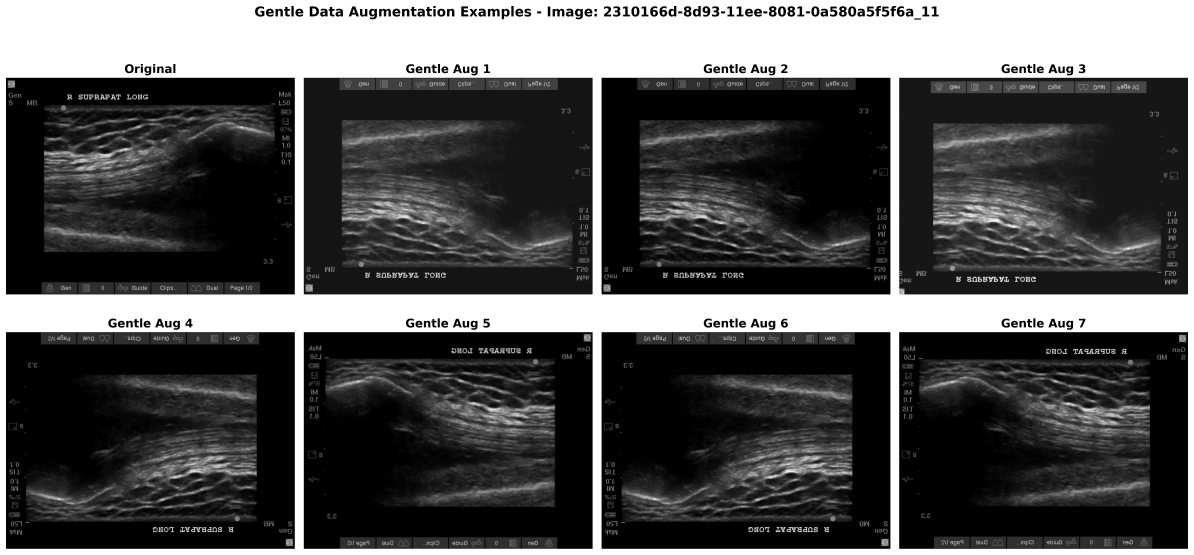
#> input picture results/preprocessing/1.png, 5970 x 2774 px, given as the content of the folder image/raw, which was not available (shown at 1/5 size)
$ python visualize.py
#> lines starting #> are read from the running program, lines starting #| are printed output that depends on the picture; pictures that were not available may be replaced by others from this repository, and a replacement may not be noted
### src/preprocessing/transforms.py
from typing import Dict, List, Optional, Tuple, Any
from abc import ABC, abstractmethod
import logging
import cv2
import numpy as np
from skimage.segmentation import active_contour
from skimage.filters import gaussian
from skimage.morphology import remove_small_objects, remove_small_holes
from skimage.draw import polygon2mask

logger = logging.getLogger(__name__)


class Transform(ABC):
    """Base class cho transforms"""

    @abstractmethod
    def __call__(self, image, mask=None):
        pass

    def get_params(self):
        return {}


class CLAHETransform(Transform):
    """CLAHE
    Cải thiện local contrast ultrasound"""

    def __init__(self, clip_limit=2.0, tile_grid_size=(8, 8)):
        self.clip_limit = clip_limit
        self.tile_grid_size = tile_grid_size

    def __call__(self, image, mask=None):
        clahe = cv2.createCLAHE(clipLimit=self.clip_limit, tileGridSize=self.tile_grid_size)
        enhanced_image = clahe.apply(image)
        return enhanced_image, mask


class FixedCrop(Transform):
    """Crop cố định để focus vào knee joint ROI"""

    def __init__(self, crop_top=62, crop_bottom=94, crop_left=84, crop_right=44):
        self.crop_top = crop_top
        self.crop_bottom = crop_bottom
        self.crop_left = crop_left
        self.crop_right = crop_right

    def __call__(self, image, mask=None):
        h, w = image.shape[:2]

        y1 = max(0, self.crop_top)
        y2 = min(h, h - self.crop_bottom)
        x1 = max(0, self.crop_left)
        x2 = min(w, w - self.crop_right)

        cropped_image = image[y1:y2, x1:x2]
        cropped_mask = mask[y1:y2, x1:x2] if mask is not None else None

        return cropped_image, cropped_mask


class SnakeROI(Transform):
    """Active contour (Snake) ROI extraction cho ultrasound

    SnakeROI dùng active contour algorithm để tự động tìm và crop vùng anatomical
    ROI bằng cách detect boundary giữa ultrasound content và black background.
    Phương pháp này robust hơn simple thresholding vì có thể handle dark regions
    trong anatomy.

    Quy trình:
    1. Detect black border regions qua thresholding + connectivity analysis
    2. Initialize snake ellipse quanh detected content region
    3. Evolve snake để fit ROI boundary dùng edge + smoothness forces
    4. Mask và crop image về extracted ROI

    Args:
        alpha: Snake tension (elasticity/contraction). Thấp hơn = expand nhiều hơn
        beta: Snake rigidity (smoothness). Cao hơn = contour mượt hơn
        w_edge: Weight cho edge attraction forces
        gamma: Time stepping parameter
        max_iterations: Max snake evolution iterations
        intensity_threshold: Threshold detect black pixels
        blur_sigma: Gaussian blur sigma cho preprocessing
        snake_points: Số points trong snake contour
        content_padding: Padding factor cho snake init (0.45 = 90% của region)
    """

    # [136 lines left out: functions __init__, __call__, _detect_content_region, _initialize_snake, _run_active_contour, _apply_snake_crop, not called in this run]


class HistogramEqualization(Transform):
    """Global histogram equalization"""

    def __call__(self, image, mask=None):
        if image.dtype != np.uint8:
            image = (image * 255).astype(np.uint8) if image.max() <= 1 else image.astype(np.uint8)

        equalized = cv2.equalizeHist(image)
        return equalized, mask


class GaussianBlur(Transform):
    """Gaussian blur để reduce speckle noise"""

    def __init__(self, kernel_size=3, sigma=1.0):
        self.kernel_size = kernel_size
        self.sigma = sigma

    def __call__(self, image, mask=None):
        blurred = cv2.GaussianBlur(image, (self.kernel_size, self.kernel_size), self.sigma)
        return blurred, mask


class Sharpening(Transform):
    """Unsharp masking để enhance edges"""

    def __init__(self, alpha=1.5, sigma=1.0):
        self.alpha = alpha
        self.sigma = sigma

    def __call__(self, image, mask=None):
        blurred = cv2.GaussianBlur(image, (0, 0), self.sigma)
        sharpened = cv2.addWeighted(image, 1 + self.alpha, blurred, -self.alpha, 0)

        if image.dtype == np.uint8:
            sharpened = np.clip(sharpened, 0, 255).astype(np.uint8)
        else:
            sharpened = np.clip(sharpened, 0, 1)

        return sharpened, mask


class IntensityNormalization(Transform):
    """Intensity normalization: minmax hoặc zscore"""

    def __init__(self, method="minmax", target_range=(0, 1)):
        self.method = method
        self.target_range = target_range

    def __call__(self, image, mask=None):
        image_float = image.astype(np.float32)

        if self.method == "minmax":
            min_val, max_val = image_float.min(), image_float.max()
            if max_val > min_val:
                normalized = (image_float - min_val) / (max_val - min_val)
                range_min, range_max = self.target_range
                normalized = normalized * (range_max - range_min) + range_min
            else:
                normalized = np.zeros_like(image_float) + self.target_range[0]
        else:  # zscore
            mean, std = image_float.mean(), image_float.std()
            normalized = (image_float - mean) / std if std > 0 else image_float - mean

        return normalized.astype(np.float32), mask


class MultiChannelTransform(Transform):
    """Tạo multi-channel input bằng cách stack processed versions"""

    def __init__(self, transforms, include_original=True):
        self.transforms = transforms
        self.include_original = include_original

    # [14 lines left out: function __call__, not called in this run]


class PreprocessingPipeline:
    """Pipeline gộm nhiều transforms"""

    def __init__(self, transforms):
        self.transforms = transforms

    # [4 lines left out: function __call__, not called in this run]

### visualize.py
#!/usr/bin/env python3
"""Preprocessing visualization tool for presentation."""

import cv2
import numpy as np
import matplotlib.pyplot as plt
from pathlib import Path
from typing import List, Dict, Any
import pandas as pd
import albumentations as A

from src.preprocessing import (
    CLAHETransform, FixedCrop, HistogramEqualization,
    GaussianBlur, Sharpening, IntensityNormalization
)


def get_gentle_augmentation() -> A.Compose:
    """Get gentle augmentation for visualization - more suitable for presentation."""
    return A.Compose([
        # Simple flips
        A.HorizontalFlip(p=0.5),
        A.VerticalFlip(p=0.3),

        # NO rotation - not suitable for medical imaging

        # Very light shift and scale only
        A.ShiftScaleRotate(
            shift_limit=0.03,    # Giảm từ 0.05 xuống 0.03 (3% shift)
            scale_limit=0.02,    # Giảm từ 0.05 xuống 0.02 (2% scale)
            rotate_limit=0,      # NO rotation
            p=0.3,
            border_mode=cv2.BORDER_CONSTANT
        ),

        # Gentle brightness/contrast
        A.RandomBrightnessContrast(
            brightness_limit=0.1,   # Giảm từ 0.15 xuống 0.1
            contrast_limit=0.1,     # Giảm từ 0.15 xuống 0.1
            p=0.4
        ),
    ])


# [114 lines left out: function visualize_preprocessing_pipeline, not called in this run]


def create_preprocessing_comparison(num_samples: int = 3):
    """Create independent preprocessing comparison for multiple sample images."""
    print("🔄 Creating Independent Preprocessing Comparisons with Gentle Augmentation")
    print("=" * 70)

    image_dir = Path("image/raw")
    if not image_dir.exists():
        print(f"❌ Image directory not found: {image_dir}")
        return []

    image_files = list(image_dir.glob("*.png"))
    if not image_files:
        print(f"❌ No PNG images found in: {image_dir}")
        return []

    # Use the first few images
    image_files = image_files[:num_samples]

    results = []
    for i, img_file in enumerate(image_files):
        img_id = img_file.stem
        print(f"\n[{i+1}/{len(image_files)}] Processing {img_id}...")

        result_path = visualize_preprocessing_pipeline(img_id)
        if result_path:
            results.append(result_path)

    print(f"\n✅ Created {len(results)} preprocessing visualizations with gentle augmentation")
    return results


def create_combined_preprocessing_overview():
    """Create a combined overview showing all preprocessing methods side by side."""
    print("\n📊 Creating Combined Preprocessing Overview...")

    # Get a representative image
    image_dir = Path("image/raw")
    image_files = list(image_dir.glob("*.png"))
    if not image_files:
        print("❌ No images found for overview")
        return None

    # Use the first image
    img_path = image_files[0]
    original = cv2.imread(str(img_path), cv2.IMREAD_GRAYSCALE)
#> original is the input picture: shape (2774, 5970); min 0, max 255, mean 82.1
    image_id = img_path.stem

    # Define all preprocessing methods
    methods = {
        "Original": None,
        "CLAHE": CLAHETransform(clip_limit=2.0, tile_grid_size=(8, 8)),
        "Histogram\nEqualization": HistogramEqualization(),
        "Gaussian\nBlur": GaussianBlur(kernel_size=3, sigma=1.0),
        "Sharpening": Sharpening(alpha=1.5, sigma=1.0),
        "Normalization": IntensityNormalization(method="minmax"),
        "Fixed Crop": FixedCrop(crop_top=62, crop_bottom=94, crop_left=84, crop_right=44)
    }

    # Create a large comparison figure
    fig, axes = plt.subplots(2, 4, figsize=(24, 12))
    axes = axes.flatten()

    for i, (name, transform) in enumerate(methods.items()):
        if i >= len(axes):
            break

        if transform is None:
            processed = original.copy()
        else:
            try:
                processed, _ = transform(original.copy(), None)
            except Exception as e:
                print(f"Warning: Failed to apply {name}: {e}")
                processed = original.copy()

        # Display with proper scaling for each type
        if name == "Normalization":
            # For normalized images, use their actual range
            axes[i].imshow(processed, cmap='gray', vmin=processed.min(), vmax=processed.max())
            axes[i].set_title(f'{name}\nRange: [{processed.min():.2f}, {processed.max():.2f}]',
                            fontsize=12, fontweight='bold', pad=15)
        else:
            # For other images
            if processed.dtype in [np.float32, np.float64]:
                axes[i].imshow(processed, cmap='gray')
            else:
                axes[i].imshow(processed, cmap='gray', vmin=0, vmax=255)
            axes[i].set_title(name, fontsize=14, fontweight='bold', pad=15)

        axes[i].axis('off')

        # Add border for better distinction
        for spine in axes[i].spines.values():
            spine.set_edgecolor('gray')
            spine.set_linewidth(2)
#> this loop made 7 passes
#> pass 2, in __call__, `enhanced_image = clahe.apply(image)`:
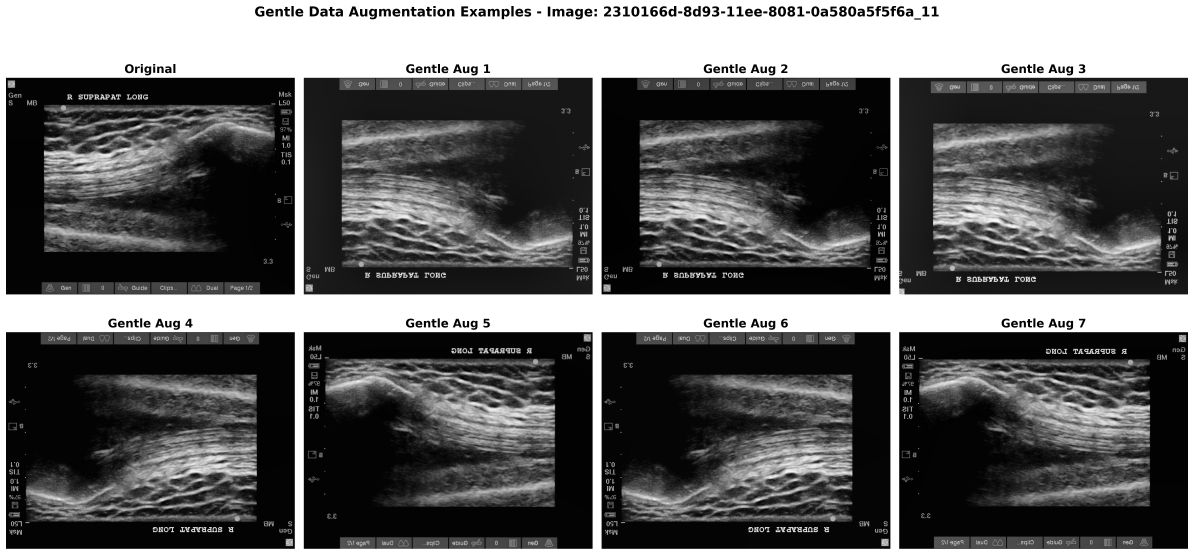
#> enhanced_image: shape (2774, 5970) (shown at 1/5 size); min 1, max 255, mean 95.8
#> pass 3, in __call__, `equalized = cv2.equalizeHist(image)`:
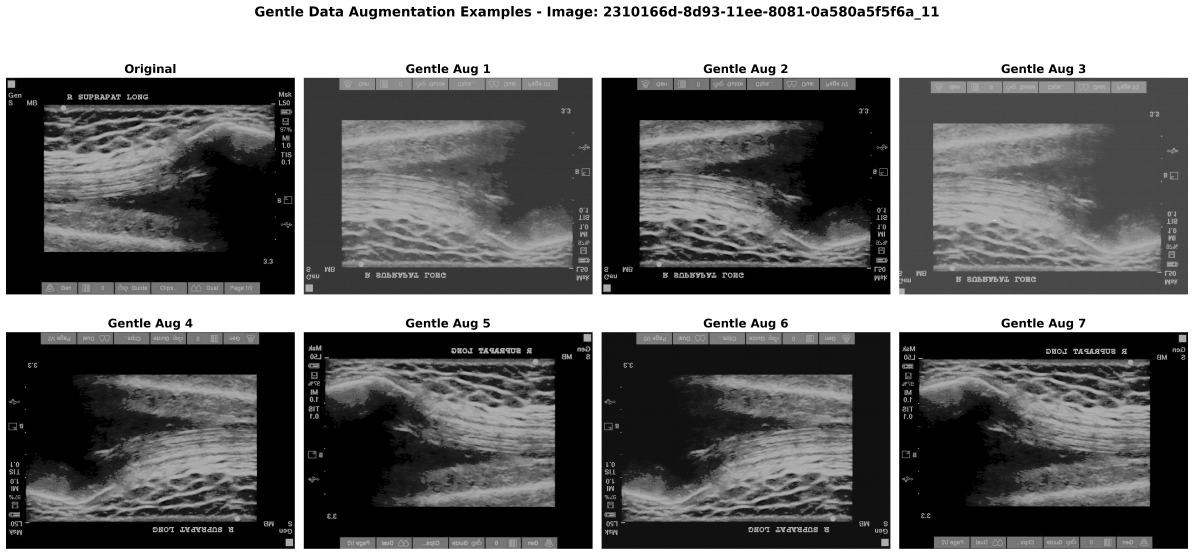
#> equalized: shape (2774, 5970) (shown at 1/5 size); min 0, max 255, mean 107.9
#> after the loop:
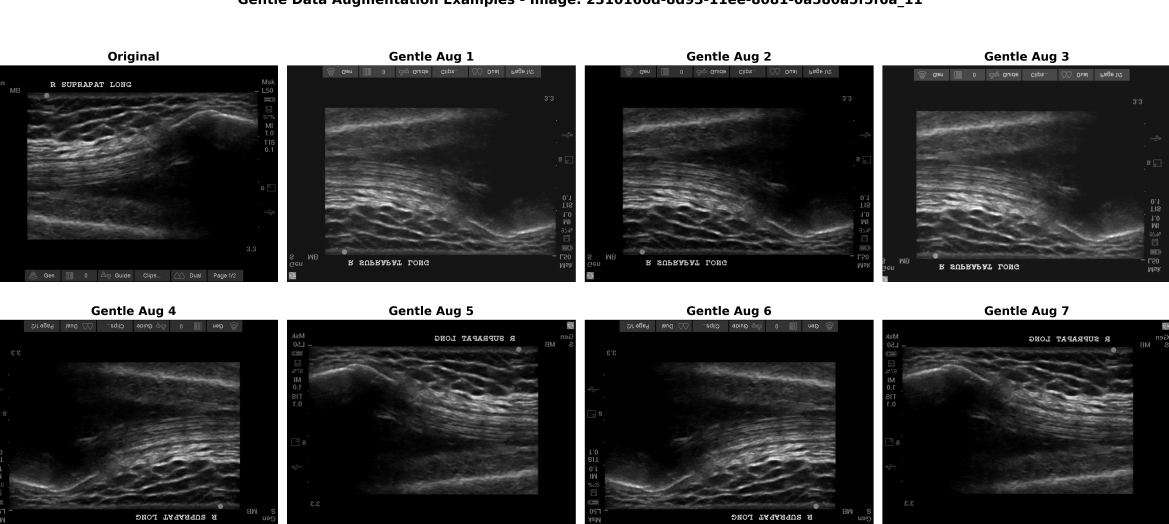
#> processed: shape (2618, 5842) (shown at 1/5 size); min 0, max 255, mean 76.4

    # Hide unused axes
    for i in range(len(methods), len(axes)):
        axes[i].axis('off')

    plt.suptitle(f'Preprocessing Methods Comparison - Sample Image: {image_id}',
                 fontsize=18, fontweight='bold', y=0.95)
    plt.tight_layout()
    plt.subplots_adjust(top=0.88)

    # Save overview
    results_dir = Path("results/preprocessing")
    results_dir.mkdir(parents=True, exist_ok=True)
    overview_path = results_dir / "preprocessing_methods_overview_fixed.png"

    plt.savefig(overview_path, dpi=300, bbox_inches='tight', facecolor='white')
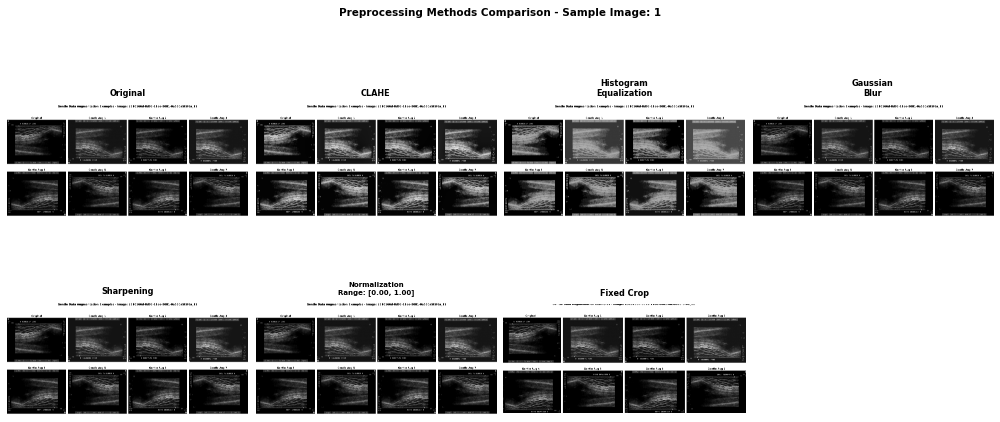
#> figure drawn by matplotlib, 7 panels
    plt.close()

    print(f"✅ Saved fixed preprocessing overview: {overview_path}")
    return overview_path


def create_augmentation_showcase():
    """Create a dedicated showcase of gentle augmentation effects."""
    print("\n🎨 Creating Gentle Augmentation Showcase...")

    # Get a representative image
    image_dir = Path("image/raw")
    image_files = list(image_dir.glob("*.png"))
    if not image_files:
        print("❌ No images found for augmentation showcase")
        return None

    # Use the first image
    img_path = image_files[0]
    original = cv2.imread(str(img_path), cv2.IMREAD_GRAYSCALE)
    image_id = img_path.stem

    # Create gentle augmentation
    aug = get_gentle_augmentation()

    # Create figure for showcase
    fig, axes = plt.subplots(2, 4, figsize=(20, 10))
    axes = axes.flatten()

    # Show original first
    axes[0].imshow(original, cmap='gray', vmin=0, vmax=255)
    axes[0].set_title('Original', fontsize=14, fontweight='bold')
    axes[0].axis('off')

    # Create 7 different gentle augmentation examples
    for i in range(1, 8):
        if i < len(axes):
            try:
                aug_result = aug(image=original.copy(), mask=np.zeros_like(original))
                aug_img = aug_result['image']

                axes[i].imshow(aug_img, cmap='gray', vmin=0, vmax=255)
                axes[i].set_title(f'Gentle Aug {i}', fontsize=14, fontweight='bold')
                axes[i].axis('off')

            except Exception as e:
                print(f"Warning: Failed to create augmentation {i}: {e}")
                axes[i].axis('off')

    plt.suptitle(f'Gentle Data Augmentation Examples - Image: {image_id}',
                 fontsize=16, fontweight='bold', y=0.98)
    plt.tight_layout()
    plt.subplots_adjust(top=0.92)

    # Save showcase
    results_dir = Path("results/preprocessing")
    results_dir.mkdir(parents=True, exist_ok=True)
    showcase_path = results_dir / "gentle_augmentation_showcase.png"

    plt.savefig(showcase_path, dpi=300, bbox_inches='tight', facecolor='white')
    plt.close()

    print(f"✅ Saved gentle augmentation showcase: {showcase_path}")
    return showcase_path


# [93 lines left out: function visualize_experiment_results, not called in this run]


def create_presentation_report():
    """Create comprehensive presentation materials."""
    print("🎯 Creating Presentation Materials with Gentle Augmentation")
    print("=" * 60)

    # 1. Independent preprocessing visualizations with gentle augmentation
    print("\n📸 Creating independent preprocessing visualizations...")
    preprocessing_results = create_preprocessing_comparison(num_samples=3)

    # 2. Combined preprocessing overview (fixed normalization)
    overview_result = create_combined_preprocessing_overview()

    # 3. Dedicated augmentation showcase
    augmentation_result = create_augmentation_showcase()

    # 4. Experiment results comparison
    print("\n📊 Creating experiment comparison...")
    df, results_dir = visualize_experiment_results()

    # 5. Create summary statistics
    if df is not None:
        best_method = df.iloc[0]['Experiment']
        best_dice = df.iloc[0]['Dice (%)']
        best_iou = df.iloc[0]['IoU (%)']

        summary = f"""
# Knee Ultrasound Segmentation Results

## Best Performing Method: {best_method}
- **Dice Score**: {best_dice:.1f}%
- **IoU Score**: {best_iou:.1f}%
- **Pixel Accuracy**: {df.iloc[0]['Pixel Accuracy (%)']:.1f}%

## Top 3 Methods:
"""
        for i in range(min(3, len(df))):
            row = df.iloc[i]
            summary += f"{i+1}. {row['Experiment']}: Dice {row['Dice (%)']:.1f}%, IoU {row['IoU (%)']:.1f}%\n"

        summary_path = results_dir / "summary_report.md"
        with open(summary_path, 'w') as f:
            f.write(summary)

        print(f"✅ Summary report: {summary_path}")

    print("\n🎉 Presentation materials ready!")
    print(f"📁 All files in: results/")
    print(f"📈 Charts: results/comparison/")
    print(f"📸 Preprocessing: results/preprocessing/")

    # Print summary of created files
    print(f"\nFiles created:")
    print(f"  📊 Methods overview (fixed): results/preprocessing/preprocessing_methods_overview_fixed.png")
    print(f"  🎨 Gentle augmentation: results/preprocessing/gentle_augmentation_showcase.png")
    for i, result in enumerate(preprocessing_results):
        print(f"  📸 Sample {i+1} (with 4 augmentations): {result}")


if __name__ == "__main__":
    create_presentation_report()
#> (the call stopped at in get_gentle_augmentation, `return A.Compose([`: albumentations is not available in this run)

$ run again, on image/raw/2310166d-8d93-11ee-8081-0a580a5f5f6a_11.png
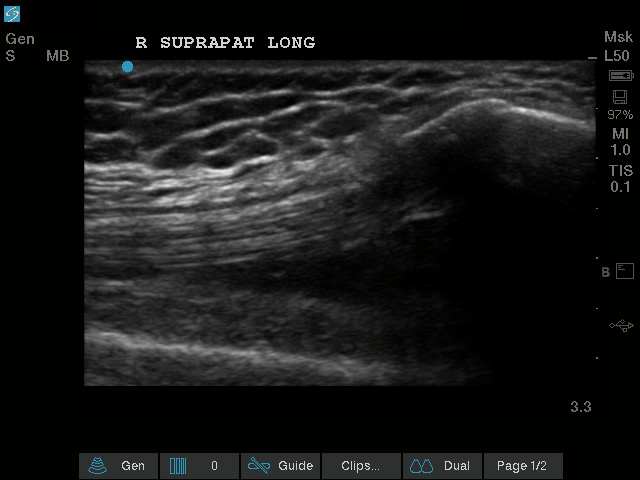
#> input picture image/raw/2310166d-8d93-11ee-8081-0a580a5f5f6a_11.png, 640 x 480 px
#| 📸 Processing image: 2310166d-8d93-11ee-8081-0a580a5f5f6a_11 (shape: (480, 640))
#> the loop in visualize_preprocessing_pipeline, `for i, (name, transform) in enumerate(steps):` made 7 passes
#> pass 3, in __call__, `equalized = cv2.equalizeHist(image)`:
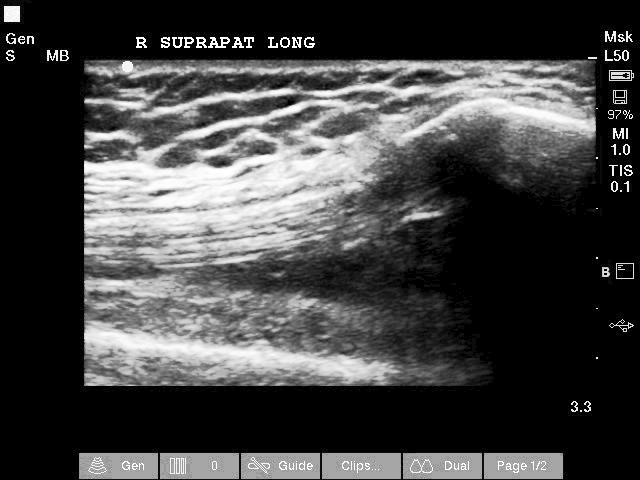
#> equalized: shape (480, 640); min 0, max 255, mean 67.4
#> after the loop in visualize_preprocessing_pipeline, `for i, (name, transform) in enumerate(steps):`:
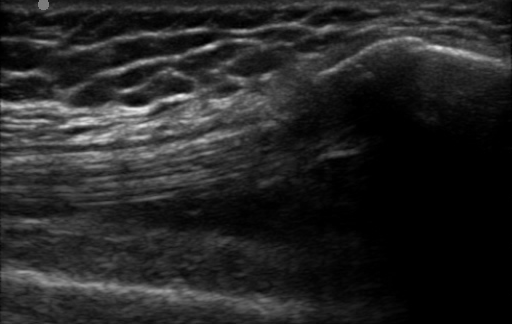
#> processed_img: shape (324, 512); min 0, max 237, mean 37.1
#> after the loop in visualize_preprocessing_pipeline, `for i, (name, transform) in enumerate(steps):`: processed_images = 7 items
